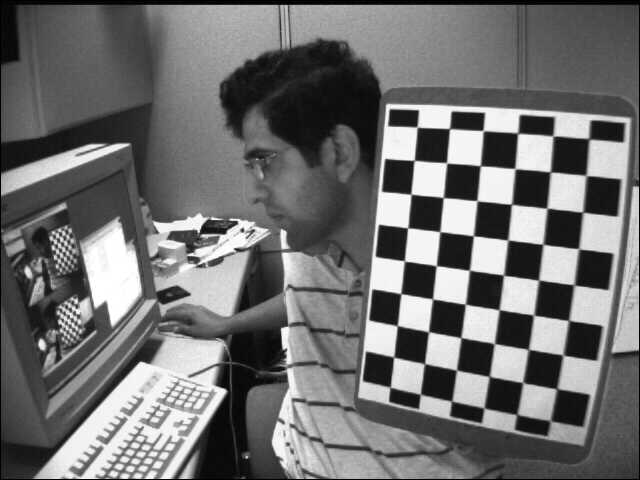
//> input picture section9#MathLinear/C++/left06.jpg, 640 x 480 px
$ ./imgMath   (built with g++ and OpenCV 4)
//> lines starting //> are read from the running program, lines starting //| are printed output that depends on the picture
#include <iostream>
#include <string>
#include <opencv2/opencv.hpp>

using namespace std;
using namespace cv;


static void showImgPara(Mat &img);
static void linearTest(string name, float a, float b);


int main()
{
	linearTest("left06.jpg", 1, -50);

	waitKey(0);
	return 0;
}


static void showImgPara(Mat &img)
{
	cout << "sizeof(img) is: " << sizeof(img) << ", img size is: " << img.size << endl;
	cout << "rows x cols: (" << img.rows << " x " << img.cols << ")" << endl;
	cout << "dims: " << img.dims << endl;
	cout << "channels: " << img.channels() << endl;
	cout << "type: " << img.type() << endl;
	cout << "depth:" << img.depth() << endl;
	cout << "elemSize:" << img.elemSize() << " (Bytes per element)" << endl;
	cout << "elemSize1:" << img.elemSize1() << "(Bytes per channel)" << endl;
	cout << "step[0]: " << img.step[0] << " (Bytes per cows only when 2 dims)" << endl;
	cout << "step[1]: " << img.step[1] << " (Bytes per element only when 2 dims)" << endl;
	cout << "step1(0): " << img.step1(0) << ", step1(1): " << img.step1(1) << " (step / elemSize1)" << endl;
}


static void linearTest(string name, float a, float b)
{
//> called with name = "left06.jpg", a = 1, b = -50
	/* Original Picture */
	Mat imgOri = imread(name);
//> imgOri is the input picture: 480 rows x 640 cols, CV_8UC3; min 0, max 255, mean 111.6
	showImgPara(imgOri);
//| sizeof(img) is: 96, img size is: 480 x 640
//| rows x cols: (480 x 640)
//| dims: 2
//| channels: 3
//| type: 16
//| depth:0
//| elemSize:3 (Bytes per element)
//| elemSize1:1(Bytes per channel)
//| step[0]: 1920 (Bytes per cows only when 2 dims)
//| step[1]: 3 (Bytes per element only when 2 dims)
//| step1(0): 1920, step1(1): 3 (step / elemSize1)
	namedWindow("original");
	imshow("original", imgOri);

	/* Output Picture */
	Mat imgOut = Mat::ones(imgOri.size(), imgOri.type());
	//namedWindow("zeros");
	//imshow("zeros", imgOut);

	uchar bOri = 0, gOri = 0, rOri = 0;

	for (int i = 0; i < imgOri.cols; i++)
	{
		for (int j = 0; j < imgOri.rows; j++)
		{
			bOri = imgOri.at<Vec3b>(j, i)[0];
			gOri = imgOri.at<Vec3b>(j, i)[1];
			rOri = imgOri.at<Vec3b>(j, i)[2];

			if (a >= 0)
			{
				imgOut.at<Vec3b>(j, i)[0] = saturate_cast<uchar>(a*bOri + b);
				imgOut.at<Vec3b>(j, i)[1] = saturate_cast<uchar>(a*gOri + b);
				imgOut.at<Vec3b>(j, i)[2] = saturate_cast<uchar>(a*rOri + b);
			}
			else
			{
				imgOut.at<Vec3b>(j, i)[0] = saturate_cast<uchar>(255 + a*bOri + b);
				imgOut.at<Vec3b>(j, i)[1] = saturate_cast<uchar>(255 + a*gOri + b);
				imgOut.at<Vec3b>(j, i)[2] = saturate_cast<uchar>(255 + a*rOri + b);
			}

		}
	}
//> this loop made 640 passes
//> (bOri, gOri, rOri) on passes 1 to 3: (0, 0, 0), (14, 14, 14), (13, 13, 13)
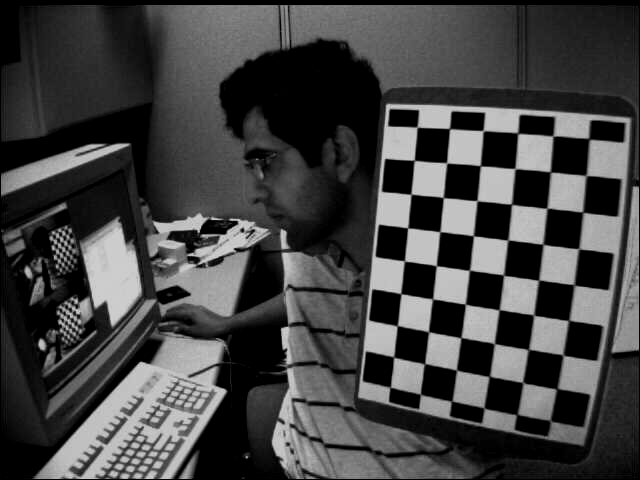
//> imgOut: 480 rows x 640 cols, CV_8UC3; min 0, max 205, mean 67.5
//> after the loop, bOri = 0; gOri = 0; rOri = 0

	namedWindow("output");
	imshow("output", imgOut);
}
